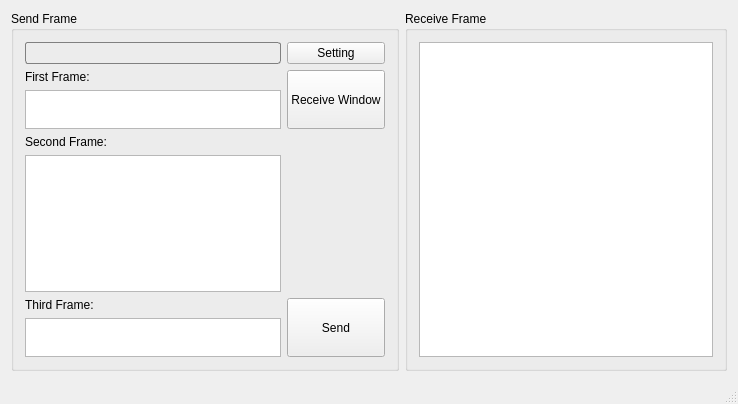
<?xml version="1.0" encoding="UTF-8"?>
<ui version="4.0">
 <class>MainWindow</class>
 <widget class="QMainWindow" name="MainWindow">
  <property name="geometry">
   <rect>
    <x>0</x>
    <y>0</y>
    <width>738</width>
    <height>404</height>
   </rect>
  </property>
  <property name="windowTitle">
   <string>ZMQ_DEMO</string>
  </property>
  <widget class="QWidget" name="centralWidget">
   <layout class="QHBoxLayout" name="horizontalLayout">
    <item>
     <widget class="QGroupBox" name="inputBox">
      <property name="minimumSize">
       <size>
        <width>0</width>
        <height>0</height>
       </size>
      </property>
      <property name="maximumSize">
       <size>
        <width>400</width>
        <height>647</height>
       </size>
      </property>
      <property name="title">
       <string>Send Frame</string>
      </property>
      <layout class="QGridLayout" name="gridLayout">
       <item row="7" column="1" rowspan="2">
        <widget class="QPushButton" name="sendButton">
         <property name="minimumSize">
          <size>
           <width>0</width>
           <height>0</height>
          </size>
         </property>
         <property name="maximumSize">
          <size>
           <width>1000</width>
           <height>1000</height>
          </size>
         </property>
         <property name="text">
          <string>Send</string>
         </property>
        </widget>
       </item>
       <item row="2" column="1" rowspan="2">
        <widget class="QPushButton" name="viewButton">
         <property name="maximumSize">
          <size>
           <width>1000</width>
           <height>1000</height>
          </size>
         </property>
         <property name="text">
          <string>Receive Window</string>
         </property>
         <property name="checkable">
          <bool>true</bool>
         </property>
        </widget>
       </item>
       <item row="0" column="0">
        <widget class="QLabel" name="settingLabel">
         <property name="styleSheet">
          <string notr="true">QLabel
{
	font-size:11px;
	border:1px solid gray;
	border-radius:3px;
}</string>
         </property>
         <property name="text">
          <string/>
         </property>
        </widget>
       </item>
       <item row="8" column="0">
        <widget class="QPlainTextEdit" name="thirdEdit">
         <property name="maximumSize">
          <size>
           <width>16777215</width>
           <height>39</height>
          </size>
         </property>
        </widget>
       </item>
       <item row="0" column="1">
        <widget class="QPushButton" name="setButton">
         <property name="maximumSize">
          <size>
           <width>1000</width>
           <height>1000</height>
          </size>
         </property>
         <property name="text">
          <string>Setting</string>
         </property>
        </widget>
       </item>
       <item row="6" column="0">
        <widget class="QPlainTextEdit" name="secondEdit"/>
       </item>
       <item row="7" column="0">
        <widget class="QLabel" name="label_3">
         <property name="text">
          <string>Third Frame:</string>
         </property>
        </widget>
       </item>
       <item row="2" column="0">
        <widget class="QLabel" name="label">
         <property name="text">
          <string>First Frame:</string>
         </property>
        </widget>
       </item>
       <item row="5" column="0">
        <widget class="QLabel" name="label_2">
         <property name="text">
          <string>Second Frame:</string>
         </property>
        </widget>
       </item>
       <item row="3" column="0">
        <widget class="QPlainTextEdit" name="firstEdit">
         <property name="maximumSize">
          <size>
           <width>16777215</width>
           <height>39</height>
          </size>
         </property>
        </widget>
       </item>
      </layout>
     </widget>
    </item>
    <item>
     <widget class="QGroupBox" name="outputBox">
      <property name="minimumSize">
       <size>
        <width>0</width>
        <height>0</height>
       </size>
      </property>
      <property name="title">
       <string>Receive Frame</string>
      </property>
      <layout class="QVBoxLayout" name="verticalLayout_2">
       <item>
        <widget class="QTextBrowser" name="recvBrowser">
         <property name="enabled">
          <bool>true</bool>
         </property>
        </widget>
       </item>
      </layout>
     </widget>
    </item>
   </layout>
  </widget>
  <widget class="QStatusBar" name="statusBar"/>
  <action name="settingAct">
   <property name="text">
    <string>Setting</string>
   </property>
  </action>
 </widget>
 <layoutdefault spacing="6" margin="11"/>
 <resources/>
 <connections>
  <connection>
   <sender>sendButton</sender>
   <signal>clicked()</signal>
   <receiver>MainWindow</receiver>
   <slot>onSendButtonClicked()</slot>
   <hints>
    <hint type="sourcelabel">
     <x>355</x>
     <y>362</y>
    </hint>
    <hint type="destinationlabel">
     <x>737</x>
     <y>403</y>
    </hint>
   </hints>
  </connection>
  <connection>
   <sender>setButton</sender>
   <signal>clicked()</signal>
   <receiver>MainWindow</receiver>
   <slot>onSetting()</slot>
   <hints>
    <hint type="sourcelabel">
     <x>314</x>
     <y>65</y>
    </hint>
    <hint type="destinationlabel">
     <x>737</x>
     <y>14</y>
    </hint>
   </hints>
  </connection>
  <connection>
   <sender>viewButton</sender>
   <signal>toggled(bool)</signal>
   <receiver>outputBox</receiver>
   <slot>setVisible(bool)</slot>
   <hints>
    <hint type="sourcelabel">
     <x>332</x>
     <y>90</y>
    </hint>
    <hint type="destinationlabel">
     <x>387</x>
     <y>41</y>
    </hint>
   </hints>
  </connection>
 </connections>
 <slots>
  <slot>onSendButtonClicked()</slot>
  <slot>onSetting()</slot>
 </slots>
</ui>
